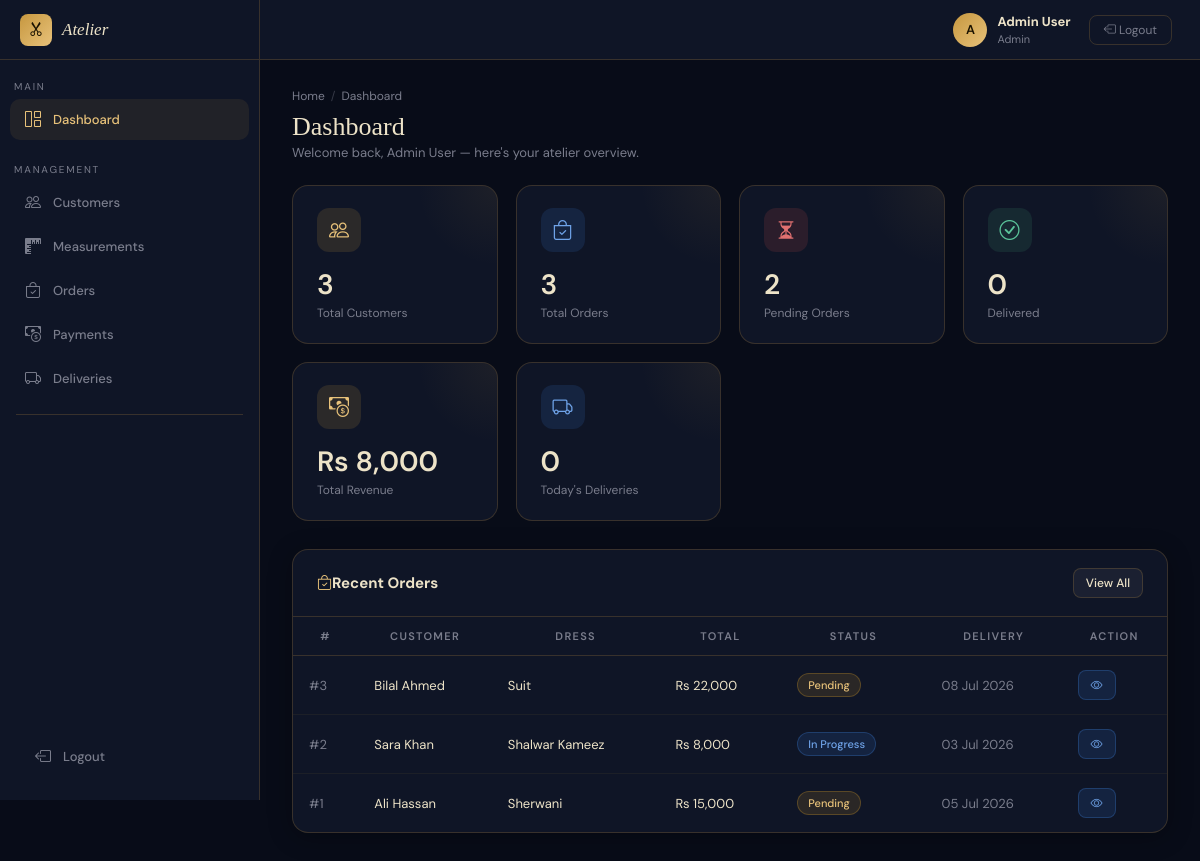
/dashboard.php (signed in), run on the app's committed database.
### tables this page shows
CREATE TABLE `orders` (
  `id`               INT AUTO_INCREMENT PRIMARY KEY,
  `customer_id`      INT NOT NULL,
  `dress_type`       VARCHAR(100) NOT NULL,
  `fabric_type`      VARCHAR(100) DEFAULT NULL,
  `quantity`         INT NOT NULL DEFAULT 1,
  `total_amount`     DECIMAL(10,2) NOT NULL DEFAULT 0.00,
  `advance_payment`  DECIMAL(10,2) NOT NULL DEFAULT 0.00,
  `remaining_amount` DECIMAL(10,2) NOT NULL DEFAULT 0.00,
  `order_date`       DATE NOT NULL,
  `delivery_date`    DATE DEFAULT NULL,
  `order_status`     ENUM('Pending','In Progress','Ready','Delivered','Cancelled') NOT NULL DEFAULT 'Pending',
  `notes`            TEXT DEFAULT NULL,
  `created_at`       TIMESTAMP DEFAULT CURRENT_TIMESTAMP,
  FOREIGN KEY (`customer_id`) REFERENCES `customers`(`id`) ON DELETE CASCADE
);

CREATE TABLE `customers` (
  `id`            INT AUTO_INCREMENT PRIMARY KEY,
  `customer_name` VARCHAR(100) NOT NULL,
  `phone`         VARCHAR(20)  NOT NULL,
  `email`         VARCHAR(150) DEFAULT NULL,
  `gender`        ENUM('Male','Female','Other') DEFAULT 'Male',
  `address`       TEXT DEFAULT NULL,
  `created_at`    TIMESTAMP DEFAULT CURRENT_TIMESTAMP
);

### dashboard.php (the view, shortened to what this page needs)
<?php
require_once __DIR__ . '/../config/database.php';
require_once __DIR__ . '/../includes/header.php';
$total_customers = mysqli_fetch_assoc(mysqli_query($conn,"SELECT COUNT(*) c FROM customers"))['c'];
$total_orders    = mysqli_fetch_assoc(mysqli_query($conn,"SELECT COUNT(*) c FROM orders"))['c'];
$pending_orders  = mysqli_fetch_assoc(mysqli_query($conn,"SELECT COUNT(*) c FROM orders WHERE order_status='Pending'"))['c'];
$delivered       = mysqli_fetch_assoc(mysqli_query($conn,"SELECT COUNT(*) c FROM orders WHERE order_status='Delivered'"))['c'];
$revenue         = mysqli_fetch_assoc(mysqli_query($conn,"SELECT COALESCE(SUM(payment_amount),0) s FROM payments"))['s'];
$today_del       = mysqli_fetch_assoc(mysqli_query($conn,"SELECT COUNT(*) c FROM orders WHERE delivery_date=CURDATE()"))['c'];
$recent_orders = mysqli_query($conn,"
  SELECT o.*,c.customer_name FROM orders o
  JOIN customers c ON o.customer_id=c.id
  ORDER BY o.id DESC LIMIT 8");
?>
<?php include '../includes/navbar.php'; ?>
<div class="app-layout">
<?php include '../includes/sidebar.php'; ?>
<div class="main-wrap">
<div class="page-content">
<div class="page-header">
  <div class="breadcrumb-bar"><a href="#">Home</a><span class="sep">/</span><span>Dashboard</span></div>
  <h2>Dashboard</h2>
  <p>Welcome back, <?php echo htmlspecialchars($_SESSION['full_name'] ?? 'Admin'); ?> — here's your atelier overview.</p>
</div>
<div style="display:grid;grid-template-columns:repeat(auto-fill,minmax(200px,1fr));gap:18px;margin-bottom:28px;">
  <div class="stat-card">
    <div class="stat-icon gold"><i class="bi bi-people"></i></div>
    <div class="stat-value"><?php echo $total_customers; ?></div>
    <div class="stat-label">Total Customers</div>
  </div>
  <div class="stat-card">
    <div class="stat-icon blue"><i class="bi bi-bag-check"></i></div>
    <div class="stat-value"><?php echo $total_orders; ?></div>
    <div class="stat-label">Total Orders</div>
  </div>
  <div class="stat-card">
    <div class="stat-icon red"><i class="bi bi-hourglass-split"></i></div>
    <div class="stat-value"><?php echo $pending_orders; ?></div>
    <div class="stat-label">Pending Orders</div>
  </div>
  <div class="stat-card">
    <div class="stat-icon green"><i class="bi bi-check-circle"></i></div>
    <div class="stat-value"><?php echo $delivered; ?></div>
    <div class="stat-label">Delivered</div>
  </div>
  <div class="stat-card">
    <div class="stat-icon gold"><i class="bi bi-cash-coin"></i></div>
    <div class="stat-value">Rs <?php echo number_format($revenue); ?></div>
    <div class="stat-label">Total Revenue</div>
  </div>
  <div class="stat-card">
    <div class="stat-icon blue"><i class="bi bi-truck"></i></div>
    <div class="stat-value"><?php echo $today_del; ?></div>
    <div class="stat-label">Today's Deliveries</div>
  </div>
</div>
<div class="tms-card">
  <div class="tms-card-header">
    <h5><i class="bi bi-bag-check me-2" style="color:var(--gold2)"></i>Recent Orders</h5>
    <a href="orders/index.php" class="btn-tms btn-ghost btn-sm-tms">View All</a>
  </div>
  <div class="tms-table-wrap">
    <table class="tms-table">
      <thead><tr>
        <th>#</th><th>Customer</th><th>Dress</th>
        <th>Total</th><th>Status</th><th>Delivery</th><th>Action</th>
      </tr></thead>
      <tbody>
      <?php if(mysqli_num_rows($recent_orders)>0):
        while($r=mysqli_fetch_assoc($recent_orders)):
          $badges=['Pending'=>'badge-pending','In Progress'=>'badge-progress','Ready'=>'badge-ready','Delivered'=>'badge-delivered','Cancelled'=>'badge-cancelled'];
          $bc=$badges[$r['order_status']]??'badge-pending';
      ?>
      <tr>
        <td style="color:var(--muted)">#<?php echo $r['id']; ?></td>
        <td><?php echo htmlspecialchars($r['customer_name']); ?></td>
        <td><?php echo htmlspecialchars($r['dress_type']); ?></td>
        <td>Rs <?php echo number_format($r['total_amount']); ?></td>
        <td><span class="badge-tms <?php echo $bc; ?>"><?php echo $r['order_status']; ?></span></td>
        <td style="color:var(--muted)"><?php echo $r['delivery_date'] ? date('d M Y',strtotime($r['delivery_date'])) : '—'; ?></td>
        <td><a href="orders/view.php?id=<?php echo $r['id']; ?>" class="btn-tms btn-info-tms btn-sm-tms"><i class="bi bi-eye"></i></a></td>
      </tr>
      <?php endwhile; else: ?>
      <tr><td colspan="7"><div class="empty-state"><i class="bi bi-bag-x"></i><p>No orders yet</p></div></td></tr>
      <?php endif; ?>
      </tbody>
    </table>
  </div>
</div>
</div>
</div>
</div>
<?php require_once '../includes/footer.php'; ?>

### header.php (shortened to what this page needs)
<!DOCTYPE html>
<html lang="en">
<head>
<link href="https://cdn.jsdelivr.net/npm/bootstrap-icons@1.11.3/font/bootstrap-icons.min.css" rel="stylesheet">
</head>
<body>

### navbar.php
<div class="topbar">
  <span class="topbar-brand"><i class="bi bi-scissors me-2"></i>Tailor Management</span>
  <div class="topbar-right">
    <div class="topbar-user">
      <div class="topbar-avatar"><?php echo strtoupper(substr($_SESSION['full_name'] ?? 'A', 0, 1)); ?></div>
      <div><strong><?php echo htmlspecialchars($_SESSION['full_name'] ?? 'Admin'); ?></strong><br>
        <span style="font-size:11px;"><?php echo ucfirst($_SESSION['role'] ?? ''); ?></span></div>
    </div>
    <a href="<?php echo BASE_URL; ?>logout.php" class="btn-logout"><i class="bi bi-box-arrow-left"></i> Logout</a>
  </div>
</div>

### sidebar.php (shortened to what this page needs)
<?php
function sideActive($segment) {
    return strpos($_SERVER['PHP_SELF'], $segment) !== false ? 'active' : '';
}
?>
<aside class="sidebar">
  <div class="sidebar-logo">
    <div class="sidebar-logo-icon"><i class="bi bi-scissors"></i></div>
    <span class="sidebar-logo-text">Atelier</span>
  </div>
  <p class="sidebar-section">Main</p>
  <ul class="sidebar-nav">
    <li><a href="<?php echo BASE_URL; ?>admin/dashboard.php" class="<?php echo sideActive('dashboard'); ?>">
      <i class="bi bi-grid-1x2"></i> Dashboard</a></li>
  </ul>
  <p class="sidebar-section">Management</p>
  <ul class="sidebar-nav">
    <li><a href="<?php echo BASE_URL; ?>admin/customers/index.php" class="<?php echo sideActive('customers'); ?>">
      <i class="bi bi-people"></i> Customers</a></li>
    <li><a href="<?php echo BASE_URL; ?>admin/measurements/index.php" class="<?php echo sideActive('measurements'); ?>">
      <i class="bi bi-rulers"></i> Measurements</a></li>
    <li><a href="<?php echo BASE_URL; ?>admin/orders/index.php" class="<?php echo sideActive('orders'); ?>">
      <i class="bi bi-bag-check"></i> Orders</a></li>
    <li><a href="<?php echo BASE_URL; ?>admin/payments/index.php" class="<?php echo sideActive('payments'); ?>">
      <i class="bi bi-cash-coin"></i> Payments</a></li>
    <li><a href="<?php echo BASE_URL; ?>admin/deliveries/index.php" class="<?php echo sideActive('deliveries'); ?>">
      <i class="bi bi-truck"></i> Deliveries</a></li>
  </ul>
  <hr class="sidebar-divider">
  <div class="sidebar-bottom">
    <ul class="sidebar-nav">
      <li><a href="<?php echo BASE_URL; ?>logout.php">
        <i class="bi bi-box-arrow-left"></i> Logout</a></li>
    </ul>
  </div>
</aside>

### footer.php (shortened to what this page needs)
</body>
</html>

### data on the page
orders: id "3", customer.customer_name "Bilal Ahmed", dress_type "Suit", total_amount "22,000", order_status "Pending", delivery_date "08 Jul 2026"
orders: id "2", customer.customer_name "Sara Khan", dress_type "Shalwar Kameez", total_amount "8,000", order_status "In Progress", delivery_date "03 Jul 2026"
orders: id "1", customer.customer_name "Ali Hassan", dress_type "Sherwani", total_amount "15,000", order_status "Pending", delivery_date "05 Jul 2026"

### other printed values
substr($_SESSION['full_name'] ?? 'A', 0, 1) "A"
$_SESSION['full_name'] "Admin User"
$_SESSION['role'] "Admin"
$total_customers "3"
$total_orders "3"
$pending_orders "2"
$delivered "0"
$revenue "8,000"
$today_del "0"
